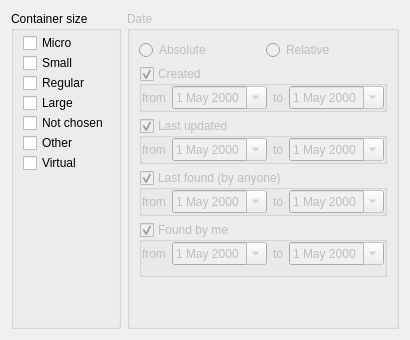
        <widget class="QWidget" name="tab_2">
         <attribute name="title">
          <string>Advanced attributes</string>
         </attribute>
         <layout class="QHBoxLayout" name="horizontalLayout_9">
          <item>
           <widget class="QGroupBox" name="groupBox_5">
            <property name="enabled">
             <bool>true</bool>
            </property>
            <property name="sizePolicy">
             <sizepolicy hsizetype="Maximum" vsizetype="Preferred">
              <horstretch>0</horstretch>
              <verstretch>0</verstretch>
             </sizepolicy>
            </property>
            <property name="title">
             <string>Container size</string>
            </property>
            <layout class="QVBoxLayout" name="verticalLayout_8">
             <property name="spacing">
              <number>0</number>
             </property>
             <property name="topMargin">
              <number>2</number>
             </property>
             <property name="bottomMargin">
              <number>4</number>
             </property>
             <item>
              <widget class="QCheckBox" name="sizeMicro">
               <property name="text">
                <string>Micro</string>
               </property>
              </widget>
             </item>
             <item>
              <widget class="QCheckBox" name="sizeSmall">
               <property name="text">
                <string>Small</string>
               </property>
              </widget>
             </item>
             <item>
              <widget class="QCheckBox" name="sizeRegular">
               <property name="text">
                <string>Regular</string>
               </property>
              </widget>
             </item>
             <item>
              <widget class="QCheckBox" name="sizeLarge">
               <property name="text">
                <string>Large</string>
               </property>
              </widget>
             </item>
             <item>
              <widget class="QCheckBox" name="sizeNotChosen">
               <property name="text">
                <string>Not chosen</string>
               </property>
              </widget>
             </item>
             <item>
              <widget class="QCheckBox" name="sizeOther">
               <property name="text">
                <string>Other</string>
               </property>
              </widget>
             </item>
             <item>
              <widget class="QCheckBox" name="sizeVirtual">
               <property name="text">
                <string>Virtual</string>
               </property>
              </widget>
             </item>
             <item>
              <spacer name="verticalSpacer_4">
               <property name="orientation">
                <enum>Qt::Vertical</enum>
               </property>
               <property name="sizeHint" stdset="0">
                <size>
                 <width>20</width>
                 <height>40</height>
                </size>
               </property>
              </spacer>
             </item>
            </layout>
           </widget>
          </item>
          <item>
           <widget class="QGroupBox" name="groupBox_6">
            <property name="enabled">
             <bool>false</bool>
            </property>
            <property name="title">
             <string>Date</string>
            </property>
            <property name="checkable">
             <bool>false</bool>
            </property>
            <layout class="QVBoxLayout" name="verticalLayout_9">
             <item>
              <widget class="QWidget" name="widget_8" native="true">
               <layout class="QHBoxLayout" name="horizontalLayout_10">
                <property name="spacing">
                 <number>6</number>
                </property>
                <property name="margin">
                 <number>0</number>
                </property>
                <item>
                 <widget class="QRadioButton" name="radioButton">
                  <property name="text">
                   <string>Absolute</string>
                  </property>
                 </widget>
                </item>
                <item>
                 <widget class="QRadioButton" name="radioButton_2">
                  <property name="text">
                   <string>Relative</string>
                  </property>
                 </widget>
                </item>
               </layout>
              </widget>
             </item>
             <item>
              <widget class="QGroupBox" name="groupBox_7">
               <property name="title">
                <string>Created</string>
               </property>
               <property name="flat">
                <bool>true</bool>
               </property>
               <property name="checkable">
                <bool>true</bool>
               </property>
               <layout class="QHBoxLayout" name="horizontalLayout_11">
                <property name="margin">
                 <number>0</number>
                </property>
                <item>
                 <widget class="QLabel" name="label_9">
                  <property name="sizePolicy">
                   <sizepolicy hsizetype="Maximum" vsizetype="Preferred">
                    <horstretch>0</horstretch>
                    <verstretch>0</verstretch>
                   </sizepolicy>
                  </property>
                  <property name="text">
                   <string>from</string>
                  </property>
                 </widget>
                </item>
                <item>
                 <widget class="QDateEdit" name="dateEdit_2">
                  <property name="minimumDateTime">
                   <datetime>
                    <hour>0</hour>
                    <minute>0</minute>
                    <second>0</second>
                    <year>2000</year>
                    <month>5</month>
                    <day>1</day>
                   </datetime>
                  </property>
                  <property name="minimumDate">
                   <date>
                    <year>2000</year>
                    <month>5</month>
                    <day>1</day>
                   </date>
                  </property>
                  <property name="calendarPopup">
                   <bool>true</bool>
                  </property>
                 </widget>
                </item>
                <item>
                 <widget class="QLabel" name="label_10">
                  <property name="sizePolicy">
                   <sizepolicy hsizetype="Maximum" vsizetype="Preferred">
                    <horstretch>0</horstretch>
                    <verstretch>0</verstretch>
                   </sizepolicy>
                  </property>
                  <property name="text">
                   <string>to</string>
                  </property>
                 </widget>
                </item>
                <item>
                 <widget class="QDateEdit" name="dateEdit">
                  <property name="minimumDate">
                   <date>
                    <year>2000</year>
                    <month>5</month>
                    <day>1</day>
                   </date>
                  </property>
                  <property name="calendarPopup">
                   <bool>true</bool>
                  </property>
                 </widget>
                </item>
               </layout>
              </widget>
             </item>
             <item>
              <widget class="QGroupBox" name="groupBox_8">
               <property name="title">
                <string>Last updated</string>
               </property>
               <property name="flat">
                <bool>true</bool>
               </property>
               <property name="checkable">
                <bool>true</bool>
               </property>
               <layout class="QHBoxLayout" name="horizontalLayout_12">
                <property name="margin">
                 <number>0</number>
                </property>
                <item>
                 <widget class="QLabel" name="label_11">
                  <property name="sizePolicy">
                   <sizepolicy hsizetype="Maximum" vsizetype="Preferred">
                    <horstretch>0</horstretch>
                    <verstretch>0</verstretch>
                   </sizepolicy>
                  </property>
                  <property name="text">
                   <string>from</string>
                  </property>
                 </widget>
                </item>
                <item>
                 <widget class="QDateEdit" name="dateEdit_3">
                  <property name="accelerated">
                   <bool>false</bool>
                  </property>
                  <property name="minimumDate">
                   <date>
                    <year>2000</year>
                    <month>5</month>
                    <day>1</day>
                   </date>
                  </property>
                  <property name="calendarPopup">
                   <bool>true</bool>
                  </property>
                 </widget>
                </item>
                <item>
                 <widget class="QLabel" name="label_12">
                  <property name="sizePolicy">
                   <sizepolicy hsizetype="Maximum" vsizetype="Preferred">
                    <horstretch>0</horstretch>
                    <verstretch>0</verstretch>
                   </sizepolicy>
                  </property>
                  <property name="text">
                   <string>to</string>
                  </property>
                 </widget>
                </item>
                <item>
                 <widget class="QDateEdit" name="dateEdit_4">
                  <property name="minimumDate">
                   <date>
                    <year>2000</year>
                    <month>5</month>
                    <day>1</day>
                   </date>
                  </property>
                  <property name="calendarPopup">
                   <bool>true</bool>
                  </property>
                 </widget>
                </item>
               </layout>
              </widget>
             </item>
             <item>
              <widget class="QGroupBox" name="groupBox_9">
               <property name="title">
                <string>Last found (by anyone)</string>
               </property>
               <property name="flat">
                <bool>true</bool>
               </property>
               <property name="checkable">
                <bool>true</bool>
               </property>
               <layout class="QHBoxLayout" name="horizontalLayout_13">
                <property name="margin">
                 <number>0</number>
                </property>
                <item>
                 <widget class="QLabel" name="label_13">
                  <property name="sizePolicy">
                   <sizepolicy hsizetype="Maximum" vsizetype="Preferred">
                    <horstretch>0</horstretch>
                    <verstretch>0</verstretch>
                   </sizepolicy>
                  </property>
                  <property name="text">
                   <string>from</string>
                  </property>
                 </widget>
                </item>
                <item>
                 <widget class="QDateEdit" name="dateEdit_5">
                  <property name="minimumDate">
                   <date>
                    <year>2000</year>
                    <month>5</month>
                    <day>1</day>
                   </date>
                  </property>
                  <property name="calendarPopup">
                   <bool>true</bool>
                  </property>
                 </widget>
                </item>
                <item>
                 <widget class="QLabel" name="label_14">
                  <property name="sizePolicy">
                   <sizepolicy hsizetype="Maximum" vsizetype="Preferred">
                    <horstretch>0</horstretch>
                    <verstretch>0</verstretch>
                   </sizepolicy>
                  </property>
                  <property name="text">
                   <string>to</string>
                  </property>
                 </widget>
                </item>
                <item>
                 <widget class="QDateEdit" name="dateEdit_6">
                  <property name="minimumDate">
                   <date>
                    <year>2000</year>
                    <month>5</month>
                    <day>1</day>
                   </date>
                  </property>
                  <property name="calendarPopup">
                   <bool>true</bool>
                  </property>
                 </widget>
                </item>
               </layout>
              </widget>
             </item>
             <item>
              <widget class="QGroupBox" name="groupBox_10">
               <property name="title">
                <string>Found by me</string>
               </property>
               <property name="flat">
                <bool>true</bool>
               </property>
               <property name="checkable">
                <bool>true</bool>
               </property>
               <layout class="QHBoxLayout" name="horizontalLayout_14">
                <property name="leftMargin">
                 <number>0</number>
                </property>
                <property name="topMargin">
                 <number>0</number>
                </property>
                <property name="rightMargin">
                 <number>0</number>
                </property>
                <item>
                 <widget class="QLabel" name="label_15">
                  <property name="sizePolicy">
                   <sizepolicy hsizetype="Maximum" vsizetype="Preferred">
                    <horstretch>0</horstretch>
                    <verstretch>0</verstretch>
                   </sizepolicy>
                  </property>
                  <property name="text">
                   <string>from</string>
                  </property>
                 </widget>
                </item>
                <item>
                 <widget class="QDateEdit" name="dateEdit_7">
                  <property name="minimumDate">
                   <date>
                    <year>2000</year>
                    <month>5</month>
                    <day>1</day>
                   </date>
                  </property>
                  <property name="calendarPopup">
                   <bool>true</bool>
                  </property>
                 </widget>
                </item>
                <item>
                 <widget class="QLabel" name="label_16">
                  <property name="sizePolicy">
                   <sizepolicy hsizetype="Maximum" vsizetype="Preferred">
                    <horstretch>0</horstretch>
                    <verstretch>0</verstretch>
                   </sizepolicy>
                  </property>
                  <property name="text">
                   <string>to</string>
                  </property>
                 </widget>
                </item>
                <item>
                 <widget class="QDateEdit" name="dateEdit_8">
                  <property name="minimumDate">
                   <date>
                    <year>2000</year>
                    <month>5</month>
                    <day>1</day>
                   </date>
                  </property>
                  <property name="calendarPopup">
                   <bool>true</bool>
                  </property>
                 </widget>
                </item>
               </layout>
              </widget>
             </item>
             <item>
              <spacer name="verticalSpacer_5">
               <property name="orientation">
                <enum>Qt::Vertical</enum>
               </property>
               <property name="sizeHint" stdset="0">
                <size>
                 <width>20</width>
                 <height>40</height>
                </size>
               </property>
              </spacer>
             </item>
            </layout>
           </widget>
          </item>
         </layout>
        </widget>
